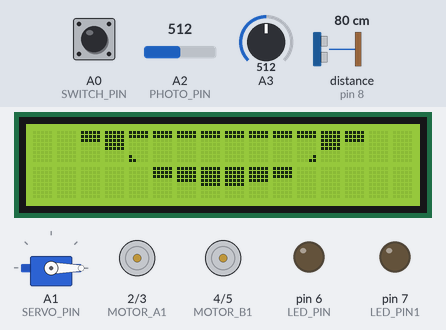
Simulated run of this sketch. Board: Arduino Uno, built with avr-gcc and run on an emulated ATmega328P. Shown: 16×2 character LCD, servo, motor-driver pin pairs drawn as motors (green arrow = first pin HIGH = forward, orange = second pin HIGH = backward, longer = more drive, scaled by the enable pin), output pins drawn as LEDs (lit = HIGH). Wiring (inferred from the names in the program): ultrasonic range finder: trigger pin 9; echo pin 8. The inputs (shaded band) are chosen by the test bench; at power-on: distance to the obstacle (sensor on pin 8) 80 cm, A2 (PHOTO_PIN) = 512, A0 (SWITCH_PIN) HIGH, A3 = 512. The echo pulse lasts 58.3 µs per cm; the audio player accepts every command and is not drawn; pins used as bus, display or sensor lines are not drawn.

Above: at 1.2 s.
1.3 s: distance to the obstacle (sensor on pin 8) set to 34 cm
2.9 s: distance to the obstacle (sensor on pin 8) set to 28 cm
At 4.1 s:
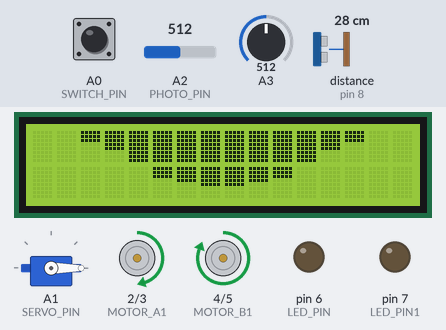
6.3 s: A2 (PHOTO_PIN) set to 90
10.7 s: A0 (SWITCH_PIN) pulled LOW for 0.7 s
At 12.2 s:
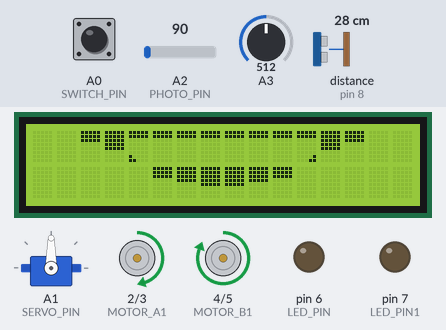
14.0 s: A0 (SWITCH_PIN) pulled LOW for 1 s
At 15.5 s:
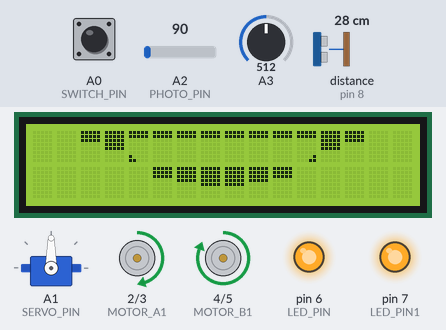
17.2 s: distance to the obstacle (sensor on pin 8) set to 13 cm
19.2 s: distance to the obstacle (sensor on pin 8) set to 10 cm
At 21.3 s:
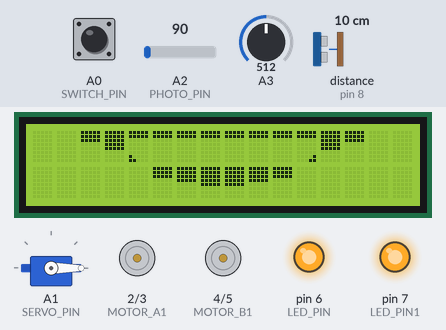
Timing chart, 0 to 22.8 s (numbered marks = the images above; inputs shaded):
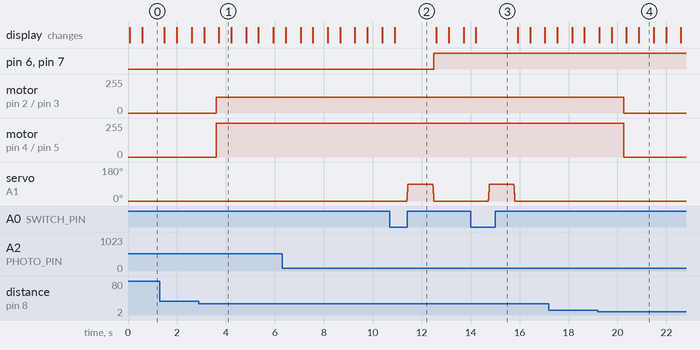

The sketch:

Petfeedercar.ino
```cpp
/*
  Pet Companion Robot_Uno.ino
  Combined: Pet Feeder + Obstacle-Avoiding Car
  Target board: Arduino Uno

  Pin assignments (Uno-safe, 0-13 + A0-A5)
  ─────────────────────────────────────────
  Motor driver
    motorA1 → 2   motorA2 → 3
    motorB1 → 4   motorB2 → 5
    enA     → 10  enB     → 11

  Ultrasonic (HC-SR04)
    trig → 9   echo → 8

  LEDs (night light)   ← moved from 2,4 to free pins
    ledPin  → 6
    ledPin1 → 7

  LCD (4-bit mode)     ← moved from 44-49 to free pins

  Servo                ← pin 15 doesn't exist on Uno → A1
    servo → A1

  Switch               ← pin 14 = A0 on Uno
    switch → A0

  Photoresistor
    signal → A2

  DFPlayer Mini (SoftwareSerial) ← Uno has no Serial1
    TX → 13   RX → 12   (connect module: DFPlayer TX→12, RX→13)

  Potentiometer (track select)
    wiper → A3  ←
*/

#include <LiquidCrystal.h>
#include <Servo.h>
#include <SoftwareSerial.h>
#include <DFPlayer_Mini_Mp3.h>

// ── Ultrasonic ──────────────────────────────────────────────────────
#define TRIG_PIN  9
#define ECHO_PIN  8

// ── Motor driver ────────────────────────────────────────────────────
#define MOTOR_A1  2
#define MOTOR_A2  3
#define MOTOR_B1  4
#define MOTOR_B2  5
#define EN_A      10
#define EN_B      11
const int MOTOR_SPEED = 120;   // 0-255

// ── LEDs (night light) ──────────────────────────────────────────────
#define LED_PIN   6
#define LED_PIN1  7
#define PHOTO_PIN A2

// ── LCD (parallel 4-bit) ────────────────────────────────────────────
//
LiquidCrystal lcd(A3, A4, A5, 12, 13, 11);  // RS, EN, D4, D5, D6, D7

byte us1[8] = { B11111,B11111,B11111,B00000,B00000,B00000,B00000,B00000 };
byte us2[8] = { B11111,B11111,B11111,B11111,B11111,B11111,B11111,B11111 };
byte us3[8] = { B11111,B11111,B11111,B11111,B00000,B00000,B00000,B00000 };
byte us4[8] = { B11111,B11111,B11111,B11111,B11111,B00000,B00000,B00000 };
byte us5[8] = { B11111,B11111,B00000,B00000,B00000,B00000,B00000,B00000 };
byte us6[8] = { B11111,B11111,B00000,B00000,B00000,B00000,B10000,B11000 };
byte us7[8] = { B11111,B11111,B00000,B00000,B00000,B00000,B00001,B00011 };

// ── Servo & switch ──────────────────────────────────────────────────
#define SERVO_PIN  A1  //
#define SWITCH_PIN A0  //

Servo myServo;
bool  isFeeding  = false;

// ── DFPlayer (SoftwareSerial) ───────────────────────────────────────

SoftwareSerial dfSerial(12, 13);   // RX, TX (from Uno's perspective)

// ── Photoresistor state ─────────────────────────────────────────────
int           photoValue = 0;
unsigned long darkTime   = 0;
bool          ledOn      = false;

// ───────────────────────────────────────────────────────────────────
void setup() {
  // LCD
  lcd.createChar(0, us1);
  lcd.createChar(1, us2);
  lcd.createChar(2, us3);
  lcd.createChar(3, us4);
  lcd.createChar(4, us5);
  lcd.createChar(5, us6);
  lcd.createChar(6, us7);
  lcd.begin(16, 2);
  lcd.clear();

  // Servo
  myServo.attach(SERVO_PIN);
  myServo.write(0);

  // Switch & sensors & LEDs
  pinMode(SWITCH_PIN, INPUT_PULLUP);
  pinMode(PHOTO_PIN,  INPUT);
  pinMode(LED_PIN,    OUTPUT);
  pinMode(LED_PIN1,   OUTPUT);

  // Ultrasonic
  pinMode(TRIG_PIN, OUTPUT);
  pinMode(ECHO_PIN, INPUT);

  // Motor driver
  pinMode(MOTOR_A1, OUTPUT);
  pinMode(MOTOR_A2, OUTPUT);
  pinMode(MOTOR_B1, OUTPUT);
  pinMode(MOTOR_B2, OUTPUT);
  pinMode(EN_A,     OUTPUT);
  pinMode(EN_B,     OUTPUT);

  // DFPlayer via SoftwareSerial
  Serial.begin(9600);
  dfSerial.begin(9600);
  mp3_set_serial(dfSerial);
  delay(1);
  mp3_set_volume(20);
}

// ───────────────────────────────────────────────────────────────────
void loop() {
  // 1. LCD animation (two frames, 500 ms each)
  drawLCDFrame1();
  delay(500);
  drawLCDFrame2();
  delay(500);

  // 2. Feeder switch
  if (digitalRead(SWITCH_PIN) == LOW && !isFeeding) {
    isFeeding = true;
    dispenseFood();
  }
  if (digitalRead(SWITCH_PIN) == HIGH) {
    isFeeding = false;
  }

  // 3. DFPlayer track select via potentiometer
  int potValue  = analogRead(A3);
  int track     = map(potValue, 0, 1023, 1, 5);
  static int lastTrack = 0;
  if (track != lastTrack) {
    mp3_play(track);
    lastTrack = track;
    delay(300);
  }

  // 4. Night-light (photoresistor → LEDs after 5 s of darkness)
  photoValue = analogRead(PHOTO_PIN);
  if (photoValue < 100) {
    if (darkTime == 0) darkTime = millis();
    if (millis() - darkTime >= 5000 && !ledOn) {
      digitalWrite(LED_PIN,  HIGH);
      digitalWrite(LED_PIN1, HIGH);
      ledOn = true;
    }
  } else {
    darkTime = 0;
    if (ledOn) {
      digitalWrite(LED_PIN,  LOW);
      digitalWrite(LED_PIN1, LOW);
      ledOn = false;
    }
  }

  // 5. Obstacle avoidance
  long dist = getDistance();
  if (dist > 10 && dist < 30) {
    moveForward();
  } else {
    stopMotors();
  }

  delay(100);
}

// ───────────────────────────────────────────────────────────────────
// LCD helpers
// ───────────────────────────────────────────────────────────────────
void drawLCDFrame1() {
  lcd.setCursor(2,0);  lcd.write(byte(0));
  lcd.setCursor(3,0);  lcd.write(byte(3));
  lcd.setCursor(4,0);  lcd.write(byte(1));
  lcd.setCursor(5,0);  lcd.write(byte(1));
  lcd.setCursor(6,0);  lcd.write(byte(1));
  lcd.setCursor(7,0);  lcd.write(byte(1));
  lcd.setCursor(8,0);  lcd.write(byte(1));
  lcd.setCursor(9,0);  lcd.write(byte(1));
  lcd.setCursor(10,0); lcd.write(byte(1));
  lcd.setCursor(11,0); lcd.write(byte(1));
  lcd.setCursor(12,0); lcd.write(byte(3));
  lcd.setCursor(13,0); lcd.write(byte(0));
  lcd.setCursor(5,1);  lcd.write(byte(0));
  lcd.setCursor(6,1);  lcd.write(byte(2));
  lcd.setCursor(7,1);  lcd.write(byte(3));
  lcd.setCursor(8,1);  lcd.write(byte(3));
  lcd.setCursor(9,1);  lcd.write(byte(2));
  lcd.setCursor(10,1); lcd.write(byte(0));
}

void drawLCDFrame2() {
  lcd.setCursor(2,0);  lcd.write(byte(0));
  lcd.setCursor(3,0);  lcd.write(byte(3));
  lcd.setCursor(4,0);  lcd.write(byte(5));
  lcd.setCursor(5,0);  lcd.write(byte(4));
  lcd.setCursor(6,0);  lcd.write(byte(4));
  lcd.setCursor(7,0);  lcd.write(byte(4));
  lcd.setCursor(8,0);  lcd.write(byte(4));
  lcd.setCursor(9,0);  lcd.write(byte(4));
  lcd.setCursor(10,0); lcd.write(byte(4));
  lcd.setCursor(11,0); lcd.write(byte(6));
  lcd.setCursor(12,0); lcd.write(byte(3));
  lcd.setCursor(13,0); lcd.write(byte(0));
  lcd.setCursor(5,1);  lcd.write(byte(0));
  lcd.setCursor(6,1);  lcd.write(byte(2));
  lcd.setCursor(7,1);  lcd.write(byte(3));
  lcd.setCursor(8,1);  lcd.write(byte(3));
  lcd.setCursor(9,1);  lcd.write(byte(2));
  lcd.setCursor(10,1); lcd.write(byte(0));
}

// ───────────────────────────────────────────────────────────────────
// Servo / feeder
// ───────────────────────────────────────────────────────────────────
void dispenseFood() {
  for (int pos = 0; pos <= 90; pos += 10) {
    myServo.write(pos);
    delay(5);
  }
  delay(1000);
  for (int pos = 90; pos >= 0; pos -= 10) {
    myServo.write(pos);
    delay(5);
  }
}

// ───────────────────────────────────────────────────────────────────
// Ultrasonic
// ───────────────────────────────────────────────────────────────────
long getDistance() {
  digitalWrite(TRIG_PIN, LOW);
  delayMicroseconds(2);
  digitalWrite(TRIG_PIN, HIGH);
  delayMicroseconds(10);
  digitalWrite(TRIG_PIN, LOW);
  long duration = pulseIn(ECHO_PIN, HIGH);
  return duration * 0.034 / 2;   // centimetres
}

// ───────────────────────────────────────────────────────────────────
// Motor control
// ───────────────────────────────────────────────────────────────────
void moveForward() {
  digitalWrite(MOTOR_A1, HIGH); digitalWrite(MOTOR_A2, LOW);
  digitalWrite(MOTOR_B1, HIGH); digitalWrite(MOTOR_B2, LOW);
  analogWrite(EN_A, MOTOR_SPEED);
  analogWrite(EN_B, MOTOR_SPEED);
}

void stopMotors() {
  digitalWrite(MOTOR_A1, LOW); digitalWrite(MOTOR_A2, LOW);
  digitalWrite(MOTOR_B1, LOW); digitalWrite(MOTOR_B2, LOW);
}
```

Measured:
- the behaviour switches between 31 and 30 cm on distance to the obstacle (sensor on pin 8) (found by bisection; images 0 and 1)
- the behaviour switches between 12 and 11 cm on distance to the obstacle (sensor on pin 8) (found by bisection; images 3 and 4)
- after the input at 2.9 s, motor on pin 2 (MOTOR_A1) / pin 3 (MOTOR_A2): stopped → forward 120/255 after 0.71 s; motor on pin 4 (MOTOR_B1) / pin 5 (MOTOR_B2): stopped → forward 255/255 after 0.71 s
- after the input at 10.7 s, servo on A1 (SERVO_PIN): 0° → 90° after 0.70 s, → 0° 1.1 s later
- after the input at 14.0 s, servo on A1 (SERVO_PIN): 0° → 90° after 0.72 s, → 0° 1.1 s later
- after the input at 19.2 s, motor on pin 2 (MOTOR_A1) / pin 3 (MOTOR_A2): forward 120/255 → stopped after 1.1 s; motor on pin 4 (MOTOR_B1) / pin 5 (MOTOR_B2): forward 255/255 → stopped after 1.1 s
- what the display in image 1 shows lasts 0.5 s, from 3.7 s to 4.2 s
